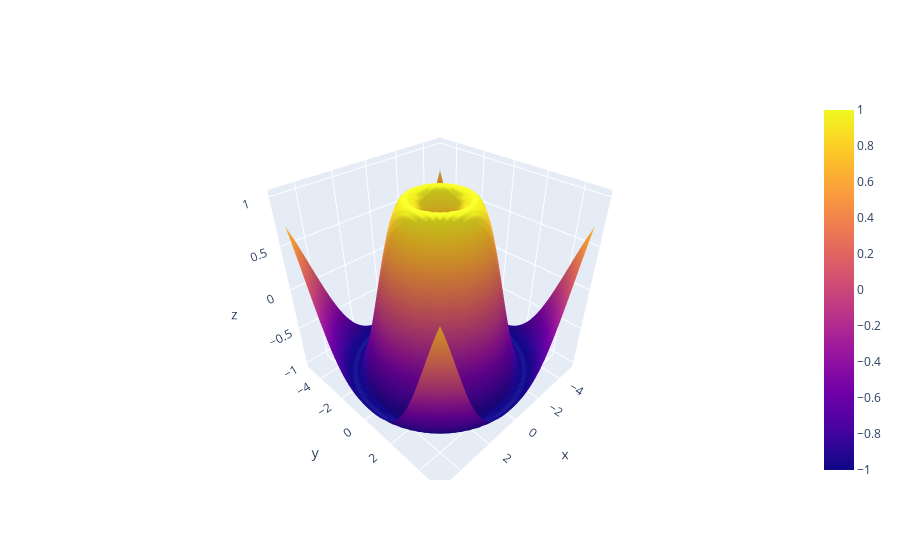

Here is the notebook cell this chart was saved with:
### Code cell
import numpy as np
import plotly.graph_objects as go

# Create x, y, and z values
x = np.linspace(-5, 5, 50)
y = np.linspace(-5, 5, 50)
X, Y = np.meshgrid(x, y)  # Create a grid
Z = np.sin(np.sqrt(X ** 2 + Y ** 2))  #Compute z values

# Create the surface plot
surface_plot = go.Figure(data=[go.Surface(z=Z, x=X, y=Y)])
surface_plot.show()

### Figure 1 — Plotly figure (JSON) as saved in the notebook; plotly's stock layout.template omitted (floating-point values rounded to 4 significant figures; data arrays with more than 128 entries replaced by an {"elided": "..."} marker saying what was removed)
{"data": [{"type": "surface", "x": {"elided": "50x50 float values"}, "y": {"elided": "50x50 float values"}, "z": {"elided": "50x50 float values"}}], "layout": {}}
